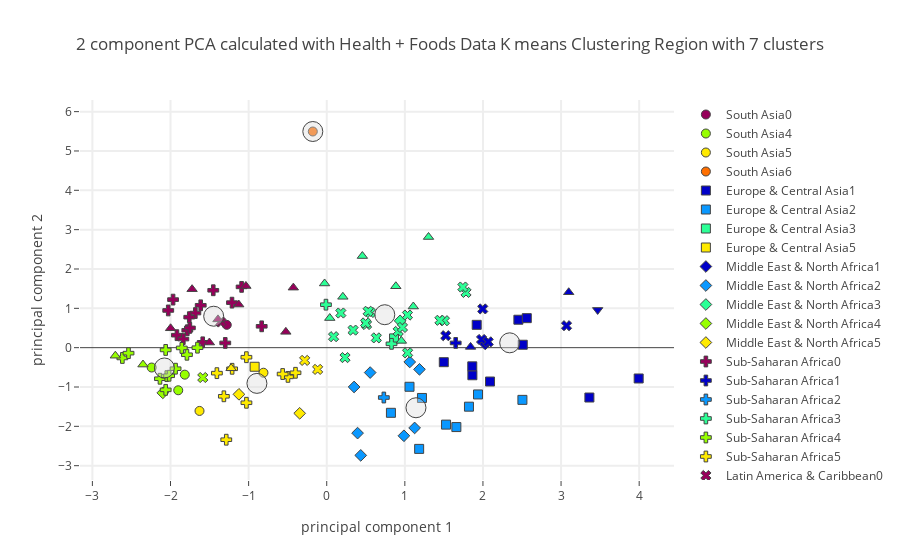

Write notebook code for a chart like this one.
### Code cell
plot_plotly(protein_group_merged_stunting_ow_master_df,"Region",region_centers_health,7,"Health + Foods",'')

### Figure 1 — Plotly figure (JSON) as saved in the notebook; plotly's stock layout.template omitted (floating-point values rounded to 4 significant figures)
{"data": [{"marker": {"color": "rgb(150,0,90)", "line": {"width": 1}, "size": 9, "symbol": 0}, "mode": "markers", "name": "South Asia0", "text": ["Sri Lanka"], "type": "scatter", "uid": "4516b24c-9760-47de-aa78-bb8bbbbadaba", "x": [-1.28], "y": [0.5799]}, {"marker": {"color": "rgb(0,0,200)", "line": {"width": 1}, "size": 9, "symbol": 0}, "mode": "markers", "name": "South Asia1", "text": [], "type": "scatter", "uid": "313847f4-93a8-44ad-9f66-a110cc06897c", "x": [], "y": []}, {"marker": {"color": "rgb(10,152,255)", "line": {"width": 1}, "size": 9, "symbol": 0}, "mode": "markers", "name": "South Asia2", "text": [], "type": "scatter", "uid": "6a7d1406-aaba-47e9-8f1d-504c1e483881", "x": [], "y": []}, {"marker": {"color": "rgb(44,255,150)", "line": {"width": 1}, "size": 9, "symbol": 0}, "mode": "markers", "name": "South Asia3", "text": [], "type": "scatter", "uid": "2a0f612c-2d8e-45aa-aa02-7e5b68aefa0e", "x": [], "y": []}, {"marker": {"color": "rgb(151,255,0)", "line": {"width": 1}, "size": 9, "symbol": 0}, "mode": "markers", "name": "South Asia4", "text": ["Bangladesh", "India", "Nepal"], "type": "scatter", "uid": "e00c9039-5b4e-442b-b1fe-6513f60a1566", "x": [-2.241, -1.817, -1.901], "y": [-0.5048, -0.6863, -1.083]}, {"marker": {"color": "rgb(255,234,0)", "line": {"width": 1}, "size": 9, "symbol": 0}, "mode": "markers", "name": "South Asia5", "text": ["Afghanistan", "Pakistan"], "type": "scatter", "uid": "20fec564-9270-4ca9-b367-252ed1b3dd19", "x": [-1.629, -0.81], "y": [-1.608, -0.637]}, {"marker": {"color": "rgb(255,111,0)", "line": {"width": 1}, "size": 9, "symbol": 0}, "mode": "markers", "name": "South Asia6", "text": ["Maldives"], "type": "scatter", "uid": "8729c1f2-524d-44bb-97b9-e02a1d59de05", "x": [-0.1782], "y": [5.495]}, {"marker": {"color": "rgb(150,0,90)", "line": {"width": 1}, "size": 9, "symbol": 1}, "mode": "markers", "name": "Europe & Central Asia0", "text": [], "type": "scatter", "uid": "b4d0dcc2-c53d-4521-b1d1-74273fd9d56f", "x": [], "y": []}, {"marker": {"color": "rgb(0,0,200)", "line": {"width": 1}, "size": 9, "symbol": 1}, "mode": "markers", "name": "Europe & Central Asia1", "text": ["Albania", "Armenia", "Belarus", "Bulgaria", "Czechia", "Germany", "Kazakhstan", "Montenegro", "Serbia", "Republic of North Macedonia"], "type": "scatter", "uid": "84af029e-63f4-44e4-afd1-2c7f1a889e7d", "x": [3.363, 2.091, 2.454, 1.865, 1.92, 2.561, 2.51, 3.994, 1.863, 1.499], "y": [-1.267, -0.8608, 0.7105, -0.7013, 0.5804, 0.7503, 0.07444, -0.783, -0.4745, -0.3689]}, {"marker": {"color": "rgb(10,152,255)", "line": {"width": 1}, "size": 9, "symbol": 1}, "mode": "markers", "name": "Europe & Central Asia2", "text": ["Azerbaijan", "Bosnia and Herzegovina", "Georgia", "Kyrgyzstan", "Romania", "Turkey", "Turkmenistan", "Ukraine", "Uzbekistan"], "type": "scatter", "uid": "f98443de-f3ee-482f-a107-3649055d518b", "x": [1.183, 1.821, 1.66, 1.06, 1.937, 1.528, 1.219, 2.505, 0.8219], "y": [-2.573, -1.5, -2.018, -0.9944, -1.189, -1.956, -1.279, -1.327, -1.656]}, {"marker": {"color": "rgb(44,255,150)", "line": {"width": 1}, "size": 9, "symbol": 1}, "mode": "markers", "name": "Europe & Central Asia3", "text": ["Republic of Moldova"], "type": "scatter", "uid": "1df3e42d-673c-4337-8bb4-e40b1877ce73", "x": [0.8618], "y": [0.2355]}, {"marker": {"color": "rgb(151,255,0)", "line": {"width": 1}, "size": 9, "symbol": 1}, "mode": "markers", "name": "Europe & Central Asia4", "text": [], "type": "scatter", "uid": "f4bcb015-b52b-4979-b0c4-21c5bfc3c587", "x": [], "y": []}, {"marker": {"color": "rgb(255,234,0)", "line": {"width": 1}, "size": 9, "symbol": 1}, "mode": "markers", "name": "Europe & Central Asia5", "text": ["Tajikistan"], "type": "scatter", "uid": "486a9b7d-4b9a-4435-861b-3d21be46f994", "x": [-0.9231], "y": [-0.4854]}, {"marker": {"color": "rgb(255,111,0)", "line": {"width": 1}, "size": 9, "symbol": 1}, "mode": "markers", "name": "Europe & Central Asia6", "text": [], "type": "scatter", "uid": "25c27c38-22e0-4806-8f22-18dfbd7be7ba", "x": [], "y": []}, {"marker": {"color": "rgb(150,0,90)", "line": {"width": 1}, "size": 9, "symbol": 2}, "mode": "markers", "name": "Middle East & North Africa0", "text": [], "type": "scatter", "uid": "126318c6-d441-411d-a8ac-8cfe1a03dd23", "x": [], "y": []}, {"marker": {"color": "rgb(0,0,200)", "line": {"width": 1}, "size": 9, "symbol": 2}, "mode": "markers", "name": "Middle East & North Africa1", "text": ["Kuwait"], "type": "scatter", "uid": "2ea354ba-a418-478b-86f5-4e3191f729dc", "x": [2.029], "y": [0.09389]}, {"marker": {"color": "rgb(10,152,255)", "line": {"width": 1}, "size": 9, "symbol": 2}, "mode": "markers", "name": "Middle East & North Africa2", "text": ["Algeria", "Egypt", "Iran (Islamic Republic of)", "Jordan", "Lebanon", "Morocco", "Saudi Arabia", "Tunisia"], "type": "scatter", "uid": "a60ac6f1-aa1c-431a-878a-d2a9808883d3", "x": [0.988, 0.4355, 0.3506, 0.5563, 1.187, 0.395, 1.063, 1.125], "y": [-2.24, -2.738, -0.9991, -0.633, -0.5512, -2.172, -0.3642, -2.041]}, {"marker": {"color": "rgb(44,255,150)", "line": {"width": 1}, "size": 9, "symbol": 2}, "mode": "markers", "name": "Middle East & North Africa3", "text": ["Oman"], "type": "scatter", "uid": "881a7426-08e7-46be-8f48-1e0465aa9c94", "x": [0.9397], "y": [0.6818]}, {"marker": {"color": "rgb(151,255,0)", "line": {"width": 1}, "size": 9, "symbol": 2}, "mode": "markers", "name": "Middle East & North Africa4", "text": ["Yemen"], "type": "scatter", "uid": "89c8ecc6-5533-4d02-be3c-cbd8f00387cb", "x": [-2.099], "y": [-1.149]}, {"marker": {"color": "rgb(255,234,0)", "line": {"width": 1}, "size": 9, "symbol": 2}, "mode": "markers", "name": "Middle East & North Africa5", "text": ["Djibouti", "Iraq"], "type": "scatter", "uid": "53ec998a-5e6d-4010-8037-6aea5a1313f0", "x": [-1.124, -0.3461], "y": [-1.186, -1.669]}, {"marker": {"color": "rgb(255,111,0)", "line": {"width": 1}, "size": 9, "symbol": 2}, "mode": "markers", "name": "Middle East & North Africa6", "text": [], "type": "scatter", "uid": "b877a0f5-92f0-49a5-9468-e4f96e60b55e", "x": [], "y": []}, {"marker": {"color": "rgb(150,0,90)", "line": {"width": 1}, "size": 9, "symbol": 3}, "mode": "markers", "name": "Sub-Saharan Africa0", "text": ["Angola", "Benin", "Cameroon", "Central African Republic", "Congo", "Côte d'Ivoire", "Ghana", "Liberia", "Namibia", "Rwanda", "Sao Tome and Principe", "Senegal", "Sierra Leone", "Uganda", "United Republic of Tanzania"], "type": "scatter", "uid": "16fff606-5ba1-424c-a646-566587187f3a", "x": [-1.682, -1.785, -1.587, -1.967, -1.09, -1.76, -1.453, -1.918, -0.8327, -2.029, -1.213, -1.299, -1.752, -1.613, -1.836], "y": [0.8798, 0.4422, 0.1363, 1.222, 1.545, 0.7755, 1.459, 0.3176, 0.5429, 0.9464, 1.144, 0.1201, 0.5024, 1.077, 0.2185]}, {"marker": {"color": "rgb(0,0,200)", "line": {"width": 1}, "size": 9, "symbol": 3}, "mode": "markers", "name": "Sub-Saharan Africa1", "text": ["Sudan"], "type": "scatter", "uid": "a57b8928-cda0-446c-9cac-eacf6577ac2f", "x": [1.651], "y": [0.1204]}, {"marker": {"color": "rgb(10,152,255)", "line": {"width": 1}, "size": 9, "symbol": 3}, "mode": "markers", "name": "Sub-Saharan Africa2", "text": ["South Africa"], "type": "scatter", "uid": "7c2092ed-2862-4c55-a653-94a1e6730abd", "x": [0.7311], "y": [-1.267]}, {"marker": {"color": "rgb(44,255,150)", "line": {"width": 1}, "size": 9, "symbol": 3}, "mode": "markers", "name": "Sub-Saharan Africa3", "text": ["Gabon", "Mauritius"], "type": "scatter", "uid": "0ae7063b-e2e7-45e4-8ab6-dfb32749a6b6", "x": [-0.00999, 0.8297], "y": [1.093, 0.09742]}, {"marker": {"color": "rgb(151,255,0)", "line": {"width": 1}, "size": 9, "symbol": 3}, "mode": "markers", "name": "Sub-Saharan Africa4", "text": ["Chad", "Ethiopia", "Guinea", "Guinea-Bissau", "Madagascar", "Malawi", "Mozambique", "Niger", "Nigeria", "Togo", "Zambia"], "type": "scatter", "uid": "ee7293d1-cbc3-4c93-8f5d-14681b7fe028", "x": [-2.135, -2.062, -1.79, -1.655, -2.616, -2.048, -2.062, -2.018, -2.538, -1.856, -1.935], "y": [-0.7897, -1.072, -0.1801, -0.0003974, -0.2618, -0.724, -0.05744, -0.7139, -0.1392, -0.006796, -0.5347]}, {"marker": {"color": "rgb(255,234,0)", "line": {"width": 1}, "size": 9, "symbol": 3}, "mode": "markers", "name": "Sub-Saharan Africa5", "text": ["Botswana", "Burkina Faso", "Gambia", "Kenya", "Lesotho", "Mali", "Mauritania", "Eswatini", "Zimbabwe"], "type": "scatter", "uid": "219a121c-5c99-4586-9dfa-d908967f2879", "x": [-0.3999, -1.317, -1.406, -1.028, -1.286, -1.028, -0.4965, -0.5644, -1.211], "y": [-0.6384, -1.236, -0.6479, -0.2425, -2.34, -1.401, -0.7427, -0.67, -0.5367]}, {"marker": {"color": "rgb(255,111,0)", "line": {"width": 1}, "size": 9, "symbol": 3}, "mode": "markers", "name": "Sub-Saharan Africa6", "text": [], "type": "scatter", "uid": "f554a2b3-683f-4331-89f9-df41b7e3bc5f", "x": [], "y": []}, {"marker": {"color": "rgb(150,0,90)", "line": {"width": 1}, "size": 9, "symbol": 4}, "mode": "markers", "name": "Latin America & Caribbean0", "text": ["Haiti"], "type": "scatter", "uid": "4a0c0c2a-9226-48a6-a361-9322c252837d", "x": [-1.355], "y": [0.6523]}, {"marker": {"color": "rgb(0,0,200)", "line": {"width": 1}, "size": 9, "symbol": 4}, "mode": "markers", "name": "Latin America & Caribbean1", "text": ["Argentina", "Brazil", "Chile", "Paraguay", "Uruguay"], "type": "scatter", "uid": "6dc44c7a-46da-49bc-82c4-8a0556bf5866", "x": [3.07, 1.997, 1.982, 1.524, 2.067], "y": [0.5579, 0.9849, 0.2082, 0.3043, 0.1477]}, {"marker": {"color": "rgb(10,152,255)", "line": {"width": 1}, "size": 9, "symbol": 4}, "mode": "markers", "name": "Latin America & Caribbean2", "text": [], "type": "scatter", "uid": "25d3c3a5-83e4-433e-9109-e1b62cd9d75e", "x": [], "y": []}, {"marker": {"color": "rgb(44,255,150)", "line": {"width": 1}, "size": 9, "symbol": 4}, "mode": "markers", "name": "Latin America & Caribbean3", "text": ["Barbados", "Belize", "Bolivia (Plurinational State of)", "Colombia", "Costa Rica", "Dominican Republic", "Ecuador", "El Salvador", "Guyana", "Jamaica", "Mexico", "Panama", "Peru", "Saint Lucia", "Suriname", "Trinidad and Tobago", "Venezuela (Bolivarian Republic of)"], "type": "scatter", "uid": "566e675b-4204-4d6d-83b7-c4979243f882", "x": [1.783, 0.3369, 0.6352, 0.5584, 1.507, 0.5301, 0.5094, 0.2343, 0.4978, 1.034, 1.035, 0.9149, 0.08766, 1.743, 0.1804, 1.449, 0.9693], "y": [1.404, 0.4458, 0.2486, 0.8943, 0.685, 0.9246, 0.5888, -0.2521, 0.6285, 0.8288, -0.1313, 0.4126, 0.2794, 1.541, 0.8808, 0.6957, 0.5141]}, {"marker": {"color": "rgb(151,255,0)", "line": {"width": 1}, "size": 9, "symbol": 4}, "mode": "markers", "name": "Latin America & Caribbean4", "text": ["Guatemala"], "type": "scatter", "uid": "ba3fdd1e-670b-4ff6-af1d-d87452c59a81", "x": [-1.587], "y": [-0.7588]}, {"marker": {"color": "rgb(255,234,0)", "line": {"width": 1}, "size": 9, "symbol": 4}, "mode": "markers", "name": "Latin America & Caribbean5", "text": ["Honduras", "Nicaragua"], "type": "scatter", "uid": "0ebf5aec-6339-4d0b-bd8f-8f4de9777a75", "x": [-0.2824, -0.1164], "y": [-0.3243, -0.5526]}, {"marker": {"color": "rgb(255,111,0)", "line": {"width": 1}, "size": 9, "symbol": 4}, "mode": "markers", "name": "Latin America & Caribbean6", "text": [], "type": "scatter", "uid": "256dbfbe-62d9-4125-bda1-efcf86bd4aaa", "x": [], "y": []}, {"marker": {"color": "rgb(150,0,90)", "line": {"width": 1}, "size": 9, "symbol": 5}, "mode": "markers", "name": "East Asia & Pacific0", "text": ["Cambodia", "Democratic People's Republic of Korea", "Kiribati", "Myanmar", "Philippines", "Solomon Islands", "Vanuatu", "Viet Nam"], "type": "scatter", "uid": "42ee99b3-4dbd-462d-a95d-aba9898416e4", "x": [-1.999, -1.502, -0.4276, -1.127, -1.392, -1.724, -1.035, -0.5235], "y": [0.4925, 0.1303, 1.526, 1.096, 0.719, 1.486, 1.568, 0.4022]}, {"marker": {"color": "rgb(0,0,200)", "line": {"width": 1}, "size": 9, "symbol": 5}, "mode": "markers", "name": "East Asia & Pacific1", "text": ["Australia", "Mongolia"], "type": "scatter", "uid": "dffdd6fb-da61-4de8-a8c9-ed59ffb57a2b", "x": [3.098, 1.842], "y": [1.409, 0.01944]}, {"marker": {"color": "rgb(10,152,255)", "line": {"width": 1}, "size": 9, "symbol": 5}, "mode": "markers", "name": "East Asia & Pacific2", "text": [], "type": "scatter", "uid": "cab215f2-61c9-43f4-84ce-5158280e1966", "x": [], "y": []}, {"marker": {"color": "rgb(44,255,150)", "line": {"width": 1}, "size": 9, "symbol": 5}, "mode": "markers", "name": "East Asia & Pacific3", "text": ["Brunei Darussalam", "China", "Fiji", "Japan", "Malaysia", "Republic of Korea", "Samoa", "Thailand"], "type": "scatter", "uid": "1656da7f-8e71-46c6-82b7-11d3a3ac0cae", "x": [1.109, 0.9558, 0.2066, 0.4562, -0.02738, 0.8848, 1.303, 0.03895], "y": [1.046, 0.172, 1.293, 2.329, 1.632, 1.561, 2.813, 0.7529]}, {"marker": {"color": "rgb(151,255,0)", "line": {"width": 1}, "size": 9, "symbol": 5}, "mode": "markers", "name": "East Asia & Pacific4", "text": ["Lao People's Democratic Republic", "Timor-Leste"], "type": "scatter", "uid": "2ca3ab6c-9417-4bb2-8dcc-9bfce3e4818e", "x": [-2.352, -2.706], "y": [-0.4297, -0.2039]}, {"marker": {"color": "rgb(255,234,0)", "line": {"width": 1}, "size": 9, "symbol": 5}, "mode": "markers", "name": "East Asia & Pacific5", "text": ["Indonesia"], "type": "scatter", "uid": "1ab5e0e5-315e-4806-b3f7-c75c730c85a0", "x": [-1.224], "y": [-0.5226]}, {"marker": {"color": "rgb(255,111,0)", "line": {"width": 1}, "size": 9, "symbol": 5}, "mode": "markers", "name": "East Asia & Pacific6", "text": [], "type": "scatter", "uid": "15b6a031-156f-4cf7-8d66-d36418746539", "x": [], "y": []}, {"marker": {"color": "rgb(150,0,90)", "line": {"width": 1}, "size": 9, "symbol": 6}, "mode": "markers", "name": "North America0", "text": [], "type": "scatter", "uid": "dfd0db66-da4a-463a-ac01-d2d98c8619e0", "x": [], "y": []}, {"marker": {"color": "rgb(0,0,200)", "line": {"width": 1}, "size": 9, "symbol": 6}, "mode": "markers", "name": "North America1", "text": ["United States of America"], "type": "scatter", "uid": "0bffb1c9-6c67-4bdb-8776-63572b165532", "x": [3.469], "y": [0.9598]}, {"marker": {"color": "rgb(10,152,255)", "line": {"width": 1}, "size": 9, "symbol": 6}, "mode": "markers", "name": "North America2", "text": [], "type": "scatter", "uid": "14fad612-7a38-4642-a328-f3f35a664e89", "x": [], "y": []}, {"marker": {"color": "rgb(44,255,150)", "line": {"width": 1}, "size": 9, "symbol": 6}, "mode": "markers", "name": "North America3", "text": [], "type": "scatter", "uid": "e2000a8b-4d76-42e3-93c7-e871b4d44e2c", "x": [], "y": []}, {"marker": {"color": "rgb(151,255,0)", "line": {"width": 1}, "size": 9, "symbol": 6}, "mode": "markers", "name": "North America4", "text": [], "type": "scatter", "uid": "2e4c38da-ec70-4485-b30b-19f6bd43749d", "x": [], "y": []}, {"marker": {"color": "rgb(255,234,0)", "line": {"width": 1}, "size": 9, "symbol": 6}, "mode": "markers", "name": "North America5", "text": [], "type": "scatter", "uid": "2b86ffa0-d395-42b3-9195-e38c450933e1", "x": [], "y": []}, {"marker": {"color": "rgb(255,111,0)", "line": {"width": 1}, "size": 9, "symbol": 6}, "mode": "markers", "name": "North America6", "text": [], "type": "scatter", "uid": "b7d0ab36-c488-49a8-831c-98226d3eb78c", "x": [], "y": []}, {"marker": {"color": "rgba(220, 220, 220, .4)", "line": {"width": 1}, "size": 20}, "mode": "markers", "name": "Center", "type": "scatter", "uid": "25eac92a-5d23-4f2b-841f-59591ed84bd9", "x": [-1.447, 2.342, 1.143, 0.7432, -2.079, -0.8937, -0.1782], "y": [0.7992, 0.1232, -1.528, 0.8377, -0.5164, -0.9083, 5.495]}], "layout": {"hovermode": "closest", "showlegend": true, "title": {"text": "2 component PCA calculated with Health + Foods Data K means Clustering Region with 7 clusters"}, "xaxis": {"gridwidth": 2, "ticklen": 5, "title": {"text": "principal component 1"}, "zeroline": false}, "yaxis": {"gridwidth": 2, "ticklen": 5, "title": {"text": "principal component 2"}}}}
